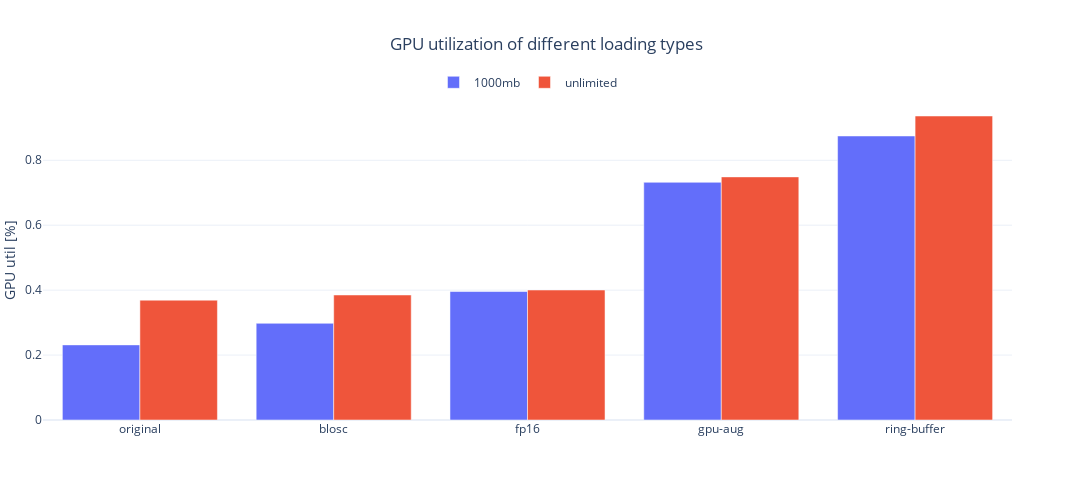

Source (notebook cell):
### Code cell
fig = go.Figure()

for speed in df_bar["speed"].unique():
    df_speed = df_bar.query("speed == @speed")
    fig.add_trace(go.Bar(name=speed, x=df_speed.loading_strategy, y=df_speed.gpu_util_mean))

fig.update_yaxes(title="GPU util [%]")
fig.update_layout(template="plotly_white", height=500, width=1100, margin=dict(l=0))
fig.update_layout(legend=dict(orientation="h", yanchor="bottom", y=1.01, xanchor="center", x=0.5, font=dict(size=12)))
fig.update_layout(title_x=0.5, title_text="GPU utilization of different loading types")

### Figure 1 — Plotly figure (JSON) as saved in the notebook; plotly's stock layout.template omitted (floating-point values rounded to 4 significant figures)
{"data": [{"name": "1000mb", "type": "bar", "x": ["original", "blosc", "fp16", "gpu-aug", "ring-buffer"], "y": [0.2314, 0.2978, 0.3957, 0.7322, 0.8749]}, {"name": "unlimited", "type": "bar", "x": ["original", "blosc", "fp16", "gpu-aug", "ring-buffer"], "y": [0.3692, 0.3851, 0.4004, 0.7489, 0.9364]}], "layout": {"height": 500, "legend": {"font": {"size": 12}, "orientation": "h", "x": 0.5, "xanchor": "center", "y": 1.01, "yanchor": "bottom"}, "margin": {"l": 0}, "title": {"text": "GPU utilization of different loading types", "x": 0.5}, "width": 1100, "yaxis": {"title": {"text": "GPU util [%]"}}}}
